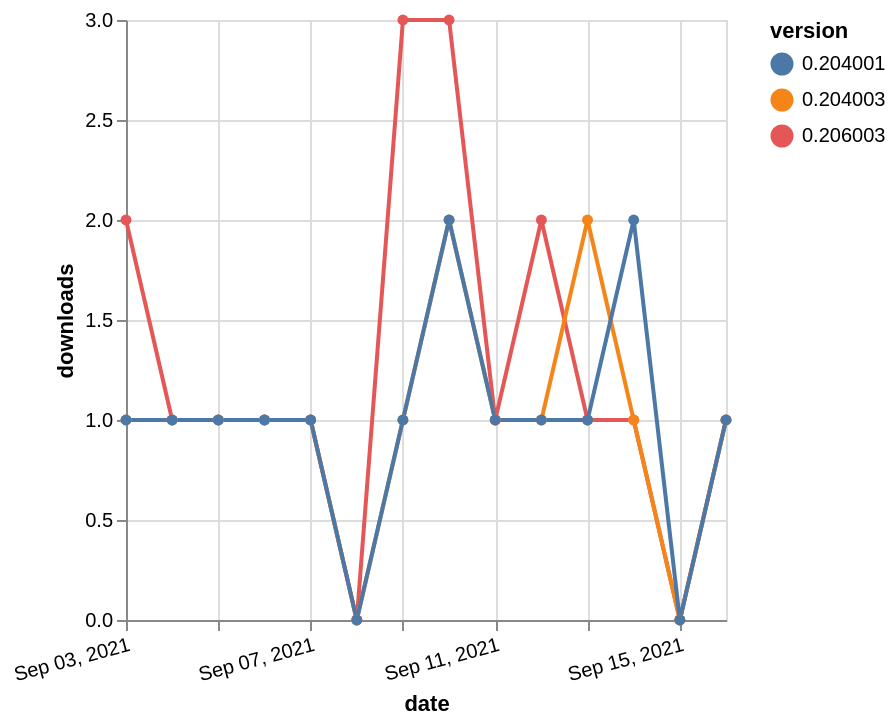

Specify this chart in Vega-Lite:
### Vega-Lite specification from a JSON file in a GitHub repository (floating-point values rounded to 4 significant figures)
{"$schema": "https://vega.github.io/schema/vega-lite/v5.json", "description": "A simple bar chart with embedded data.", "data": {"values": [{"date": "2021-09-03", "total": 184, "delta": 2, "version": "0.206003"}, {"date": "2021-09-04", "total": 185, "delta": 1, "version": "0.206003"}, {"date": "2021-09-05", "total": 186, "delta": 1, "version": "0.206003"}, {"date": "2021-09-06", "total": 187, "delta": 1, "version": "0.206003"}, {"date": "2021-09-07", "total": 188, "delta": 1, "version": "0.206003"}, {"date": "2021-09-08", "total": 188, "delta": 0, "version": "0.206003"}, {"date": "2021-09-09", "total": 191, "delta": 3, "version": "0.206003"}, {"date": "2021-09-10", "total": 194, "delta": 3, "version": "0.206003"}, {"date": "2021-09-11", "total": 195, "delta": 1, "version": "0.206003"}, {"date": "2021-09-12", "total": 197, "delta": 2, "version": "0.206003"}, {"date": "2021-09-13", "total": 198, "delta": 1, "version": "0.206003"}, {"date": "2021-09-14", "total": 199, "delta": 1, "version": "0.206003"}, {"date": "2021-09-15", "total": 199, "delta": 0, "version": "0.206003"}, {"date": "2021-09-16", "total": 200, "delta": 1, "version": "0.206003"}, {"date": "2021-09-03", "total": 168, "delta": 1, "version": "0.204003"}, {"date": "2021-09-04", "total": 169, "delta": 1, "version": "0.204003"}, {"date": "2021-09-05", "total": 170, "delta": 1, "version": "0.204003"}, {"date": "2021-09-06", "total": 171, "delta": 1, "version": "0.204003"}, {"date": "2021-09-07", "total": 172, "delta": 1, "version": "0.204003"}, {"date": "2021-09-08", "total": 172, "delta": 0, "version": "0.204003"}, {"date": "2021-09-09", "total": 173, "delta": 1, "version": "0.204003"}, {"date": "2021-09-10", "total": 175, "delta": 2, "version": "0.204003"}, {"date": "2021-09-11", "total": 176, "delta": 1, "version": "0.204003"}, {"date": "2021-09-12", "total": 177, "delta": 1, "version": "0.204003"}, {"date": "2021-09-13", "total": 179, "delta": 2, "version": "0.204003"}, {"date": "2021-09-14", "total": 180, "delta": 1, "version": "0.204003"}, {"date": "2021-09-15", "total": 180, "delta": 0, "version": "0.204003"}, {"date": "2021-09-16", "total": 181, "delta": 1, "version": "0.204003"}, {"date": "2021-09-03", "total": 187, "delta": 1, "version": "0.204001"}, {"date": "2021-09-04", "total": 188, "delta": 1, "version": "0.204001"}, {"date": "2021-09-05", "total": 189, "delta": 1, "version": "0.204001"}, {"date": "2021-09-06", "total": 190, "delta": 1, "version": "0.204001"}, {"date": "2021-09-07", "total": 191, "delta": 1, "version": "0.204001"}, {"date": "2021-09-08", "total": 191, "delta": 0, "version": "0.204001"}, {"date": "2021-09-09", "total": 192, "delta": 1, "version": "0.204001"}, {"date": "2021-09-10", "total": 194, "delta": 2, "version": "0.204001"}, {"date": "2021-09-11", "total": 195, "delta": 1, "version": "0.204001"}, {"date": "2021-09-12", "total": 196, "delta": 1, "version": "0.204001"}, {"date": "2021-09-13", "total": 197, "delta": 1, "version": "0.204001"}, {"date": "2021-09-14", "total": 199, "delta": 2, "version": "0.204001"}, {"date": "2021-09-15", "total": 199, "delta": 0, "version": "0.204001"}, {"date": "2021-09-16", "total": 200, "delta": 1, "version": "0.204001"}]}, "width": "container", "mark": {"type": "line", "point": {"filled": true}}, "encoding": {"x": {"field": "date", "type": "temporal", "timeUnit": "yearmonthdate", "title": "date", "axis": {"labelAngle": -15}}, "y": {"field": "delta", "type": "quantitative", "title": "downloads"}, "color": {"field": "version", "type": "nominal"}, "tooltip": {"field": "delta"}}}
